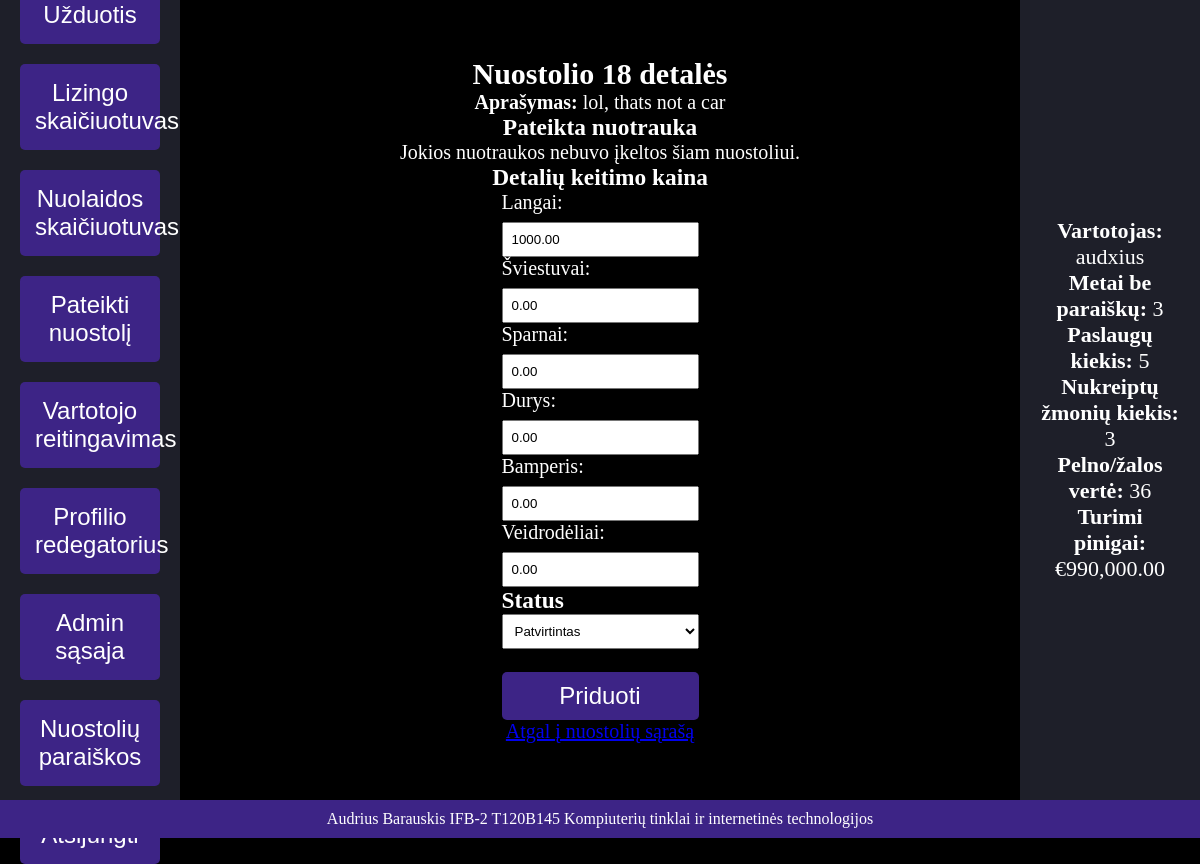
/claim_details.php?claim_id=18 (signed in), run on the app's committed database.
### tables this page shows
CREATE TABLE `Claims` (
  `claim_id` int(11) NOT NULL,
  `user_id` int(11) NOT NULL,
  `description` text DEFAULT NULL,
  `status` enum('Pending','Approved','Denied') DEFAULT 'Pending',
  `repair_cost` decimal(10,2) DEFAULT 0.00,
  `created_at` timestamp NOT NULL DEFAULT current_timestamp()
);

CREATE TABLE `Users` (
  `user_id` int(11) NOT NULL,
  `name` varchar(100) NOT NULL,
  `years_no_claims` int(11) DEFAULT 0,
  `num_services` int(11) DEFAULT 1,
  `referrals` int(11) DEFAULT 0,
  `email` varchar(255) NOT NULL,
  `password` varchar(255) NOT NULL,
  `profit_loss_score` decimal(10,2) DEFAULT 0.00,
  `referrer_id` int(11) DEFAULT NULL,
  `balance` decimal(10,2) DEFAULT 0.00,
  `role` enum('admin','moderator','user') DEFAULT 'user'
);

### claim_details.php (the view, shortened to what this page needs)
<?php
include 'header.php';
require_once 'db.php';
$claimId = $_GET['claim_id'] ?? null;
$stmt = $pdo->prepare("SELECT * FROM Claims WHERE claim_id = ?");
$stmt->execute([$claimId]);
$claim = $stmt->fetch();
$partStmt = $pdo->prepare("SELECT part_name, repair_cost FROM ClaimParts WHERE claim_id = ?");
$partStmt->execute([$claimId]);
$existingParts = $partStmt->fetchAll(PDO::FETCH_KEY_PAIR);
$photoStmt = $pdo->prepare("SELECT photo_path FROM ClaimPhotos WHERE claim_id = ?");
$photoStmt->execute([$claimId]);
$photos = $photoStmt->fetchAll(PDO::FETCH_COLUMN);
$parts = ['Langai', 'Šviestuvai', 'Sparnai', 'Durys', 'Bamperis', 'Veidrodėliai'];
?>
<!DOCTYPE html>
<html lang="en">
<head>
</head>
<body>
    <h2>Nuostolio <?php echo htmlspecialchars($claimId); ?> detalės</h2>
    <p><strong>Aprašymas:</strong> <?php echo htmlspecialchars($claim['description']); ?></p>
    <h3>Pateikta nuotrauka</h3>
    <?php if (!empty($photos)): ?>
        <?php foreach ($photos as $photo): ?>
            <a href="<?php echo htmlspecialchars($photo); ?>" target="_blank">
                <img src="<?php echo htmlspecialchars($photo); ?>" alt="Claim Photo" width="150" style="margin: 10px;">
            </a>
        <?php endforeach; ?>
    <?php else: ?>
        <p>Jokios nuotraukos nebuvo įkeltos šiam nuostoliui.</p>
    <?php endif; ?>
    <h3>Detalių keitimo kaina</h3>
    <form method="post">
        <?php foreach ($parts as $part): ?>
            <label for="<?php echo $part; ?>"><?php echo $part; ?>:</label>
            <input type="number" name="parts[<?php echo $part; ?>]" value="<?php echo htmlspecialchars($existingParts[$part] ?? 0); ?>" step="0.01"><br>
        <?php endforeach; ?>
        <h3>Status</h3>
        <select name="status">
            <option value="Approved" <?php echo $claim['status'] == 'Approved' ? 'selected' : ''; ?>>Patvirtintas</option>
        </select><br><br>
        <button type="submit">Priduoti</button>
    </form>
    <p><a href="admin_claims.php">Atgal į nuostolių sąrašą</a></p>
</body>
</html>
<?php include 'footer.php'; ?>

### footer.php (shortened to what this page needs)
<?php
require_once 'db.php';
$userId = $_SESSION['user_id'];
try {
    $stmt = $pdo->prepare("
        SELECT U.name AS username, U.years_no_claims, U.num_services,
               COUNT(R.user_id) AS referral_count,
               (U.years_no_claims * 5 + U.num_services * 3 + COUNT(R.user_id) * 2) AS profit_loss_score,
               U.balance
        FROM Users U
        LEFT JOIN Users R ON U.user_id = R.referrer_id
        WHERE U.user_id = ?
        GROUP BY U.user_id
    ");
    $stmt->execute([$userId]);
    $userInfo = $stmt->fetch(PDO::FETCH_ASSOC);
} catch (Exception $e) {
    die("Klaida užklausos vykdyme: " . $e->getMessage());
}
?>
</div>
<div id="right-sidebar">
    <?php if ($userInfo): ?>
        <p><strong>Vartotojas:</strong> <?= htmlspecialchars($userInfo['username']); ?></p>
        <p><strong>Metai be paraiškų:</strong> <?= htmlspecialchars($userInfo['years_no_claims']); ?></p>
        <p><strong>Paslaugų kiekis:</strong> <?= htmlspecialchars($userInfo['num_services']); ?></p>
        <p><strong>Nukreiptų žmonių kiekis:</strong> <?= htmlspecialchars($userInfo['referral_count']); ?></p>
        <p><strong>Pelno/žalos vertė:</strong> <?= htmlspecialchars($userInfo['profit_loss_score']); ?></p>
        <p><strong>Turimi pinigai:</strong> €<?= number_format($userInfo['balance'], 2); ?></p>
    <?php else: ?>
        <p>Jokios papildomos informacijos.</p>
    <?php endif; ?>
</div>
</div>
<footer>
    <p>Audrius Barauskis IFB-2 T120B145 Kompiuterių tinklai ir internetinės technologijos</p>
</footer>
</body>
</html>

### style.css (style rules this page uses)
* { margin: 0; padding: 0; box-sizing: border-box; }
body, html { height: 100%; display: flex; flex-direction: column; color: white; background-color: black; }
label { font-size: 20px; }
#right-sidebar { width: 15%; background-color: #1e1f29; padding: 20px; text-align: center; font-size: 22px; text-align: center; display: flex; flex-direction: column; align-items: center; justify-content: center; }
footer { text-align: center; padding: 10px; background-color: #3d2486; color: #fff; position: relative; bottom: 0; width: 100%; }
input[type="submit"], button[type="submit"] { background-color: #3d2486; color: white; padding: 10px 20px; font-size: 1.2em; border: none; border-radius: 5px; cursor: pointer; transition: background-color 0.3s ease; }

### claim_details.php (style rules this page uses)
label { display: block; font-size: 20px; margin-bottom: 8px; }
input[type="number"], select { width: 100%; padding: 8px; box-sizing: border-box; }
button { width: 100%; padding: 10px; font-size: 16px; background-color: #3d2486; color: #fff; border: none; border-radius: 4px; cursor: pointer; box-sizing: border-box; }
form { max-width: 400px; margin: 0 auto; }

### data on the page
claims: description "lol, thats not a car", status "Patvirtintas"
users: name "audxius", years_no_claims "3", num_services "5", balance "990,000.00"

### other printed values
$claimId "18"
$part "Langai"
$part "Šviestuvai"
$part "Sparnai"
$part "Durys"
$part "Bamperis"
$part "Veidrodėliai"
$userInfo['referral_count'] "3"
$userInfo['profit_loss_score'] "36"
